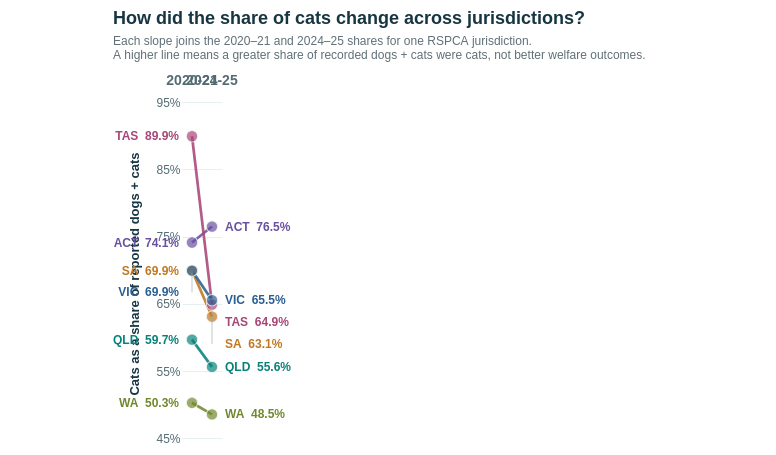

Specify this chart in Vega-Lite:
### Vega-Lite specification from a JSON file in a GitHub repository (floating-point values rounded to 4 significant figures)
{"$schema": "https://vega.github.io/schema/vega-lite/v5.json", "description": "Slopegraph comparing cats percentage of reported RSPCA dog and cat caseload in two financial years across six selected jurisdictions.", "background": "#ffffff", "width": "container", "height": 455, "autosize": {"type": "fit-x", "contains": "padding", "resize": true}, "padding": {"left": 112, "right": 130, "top": 10, "bottom": 10}, "title": {"text": "How did the share of cats change across jurisdictions?", "subtitle": ["Each slope joins the 2020–21 and 2024–25 shares for one RSPCA jurisdiction.", "A higher line means a greater share of recorded dogs + cats were cats, not better welfare outcomes."], "anchor": "start", "font": "Helvetica, Arial, sans-serif", "subtitleFont": "Helvetica, Arial, sans-serif", "fontSize": 18, "subtitleFontSize": 12, "subtitlePadding": 8, "offset": 12}, "data": {"values": [{"state": "ACT", "state_name": "Australian Capital Territory", "financial_year": "2020-21", "year_order": 0, "dogs_count": 617, "cats_count": 1766, "companion_total": 2383, "cat_share_pct": 74.11, "endpoint_label": "ACT  74.1%", "label_y": 74.11}, {"state": "ACT", "state_name": "Australian Capital Territory", "financial_year": "2024-25", "year_order": 1, "dogs_count": 595, "cats_count": 1935, "companion_total": 2530, "cat_share_pct": 76.48, "endpoint_label": "ACT  76.5%", "label_y": 76.48}, {"state": "QLD", "state_name": "Queensland", "financial_year": "2020-21", "year_order": 0, "dogs_count": 7424, "cats_count": 10983, "companion_total": 18407, "cat_share_pct": 59.67, "endpoint_label": "QLD  59.7%", "label_y": 59.67}, {"state": "QLD", "state_name": "Queensland", "financial_year": "2024-25", "year_order": 1, "dogs_count": 6401, "cats_count": 8019, "companion_total": 14420, "cat_share_pct": 55.61, "endpoint_label": "QLD  55.6%", "label_y": 55.61}, {"state": "SA", "state_name": "South Australia", "financial_year": "2020-21", "year_order": 0, "dogs_count": 2257, "cats_count": 5251, "companion_total": 7508, "cat_share_pct": 69.94, "endpoint_label": "SA  69.9%", "label_y": 69.94}, {"state": "SA", "state_name": "South Australia", "financial_year": "2024-25", "year_order": 1, "dogs_count": 1963, "cats_count": 3355, "companion_total": 5318, "cat_share_pct": 63.09, "endpoint_label": "SA  63.1%", "label_y": 59.03}, {"state": "TAS", "state_name": "Tasmania", "financial_year": "2020-21", "year_order": 0, "dogs_count": 109, "cats_count": 971, "companion_total": 1080, "cat_share_pct": 89.91, "endpoint_label": "TAS  89.9%", "label_y": 89.91}, {"state": "TAS", "state_name": "Tasmania", "financial_year": "2024-25", "year_order": 1, "dogs_count": 379, "cats_count": 700, "companion_total": 1079, "cat_share_pct": 64.87, "endpoint_label": "TAS  64.9%", "label_y": 62.28}, {"state": "VIC", "state_name": "Victoria", "financial_year": "2020-21", "year_order": 0, "dogs_count": 3909, "cats_count": 9091, "companion_total": 13000, "cat_share_pct": 69.93, "endpoint_label": "VIC  69.9%", "label_y": 66.69}, {"state": "VIC", "state_name": "Victoria", "financial_year": "2024-25", "year_order": 1, "dogs_count": 2015, "cats_count": 3830, "companion_total": 5845, "cat_share_pct": 65.53, "endpoint_label": "VIC  65.5%", "label_y": 65.53}, {"state": "WA", "state_name": "Western Australia", "financial_year": "2020-21", "year_order": 0, "dogs_count": 718, "cats_count": 726, "companion_total": 1444, "cat_share_pct": 50.28, "endpoint_label": "WA  50.3%", "label_y": 50.28}, {"state": "WA", "state_name": "Western Australia", "financial_year": "2024-25", "year_order": 1, "dogs_count": 975, "cats_count": 920, "companion_total": 1895, "cat_share_pct": 48.55, "endpoint_label": "WA  48.5%", "label_y": 48.55}]}, "encoding": {"x": {"field": "financial_year", "type": "ordinal", "sort": ["2020-21", "2024-25"], "title": null, "axis": {"orient": "top", "labelAngle": 0, "labelFontSize": 14, "labelFontWeight": "bold", "labelPadding": 15, "domain": false, "ticks": false}}, "color": {"field": "state", "type": "nominal", "scale": {"domain": ["ACT", "QLD", "SA", "TAS", "VIC", "WA"], "range": ["#6950A1", "#07827A", "#C07822", "#A84677", "#2B5F91", "#71882E"]}, "legend": null}, "detail": {"field": "state", "type": "nominal"}}, "layer": [{"mark": {"type": "line", "strokeWidth": 2.7, "opacity": 0.88}, "encoding": {"y": {"field": "cat_share_pct", "type": "quantitative", "title": "Cats as a share of reported dogs + cats", "scale": {"domain": [44, 95], "zero": false, "nice": false}, "axis": {"format": ".0f", "values": [45, 55, 65, 75, 85, 95], "labelExpr": "datum.value + '%'", "labelFontSize": 12, "titleFontSize": 13, "grid": true, "gridColor": "#e8eff0", "domain": false, "tickSize": 0, "titlePadding": 14}}, "order": {"field": "year_order", "type": "quantitative"}}}, {"mark": {"type": "point", "filled": true, "size": 130, "stroke": "#ffffff", "strokeWidth": 1.1}, "encoding": {"y": {"field": "cat_share_pct", "type": "quantitative", "title": "Cats as a share of reported dogs + cats", "scale": {"domain": [44, 95], "zero": false, "nice": false}, "axis": {"format": ".0f", "values": [45, 55, 65, 75, 85, 95], "labelExpr": "datum.value + '%'", "labelFontSize": 12, "titleFontSize": 13, "grid": true, "gridColor": "#e8eff0", "domain": false, "tickSize": 0, "titlePadding": 14}}, "tooltip": [{"field": "state_name", "type": "nominal", "title": "Jurisdiction"}, {"field": "financial_year", "type": "nominal", "title": "Financial year"}, {"field": "dogs_count", "type": "quantitative", "title": "Dogs recorded", "format": ","}, {"field": "cats_count", "type": "quantitative", "title": "Cats recorded", "format": ","}, {"field": "companion_total", "type": "quantitative", "title": "Dogs + cats recorded", "format": ","}, {"field": "cat_share_pct", "type": "quantitative", "title": "Cats share (%)", "format": ".1f"}]}}, {"transform": [{"filter": "abs(datum.label_y - datum.cat_share_pct) > 0.12"}], "mark": {"type": "rule", "strokeWidth": 1, "opacity": 0.65}, "encoding": {"y": {"field": "cat_share_pct", "type": "quantitative"}, "y2": {"field": "label_y"}, "color": {"value": "#9aabad"}}}, {"transform": [{"filter": "datum.financial_year == '2020-21'"}], "mark": {"type": "text", "align": "right", "baseline": "middle", "dx": -13, "font": "Helvetica, Arial, sans-serif", "fontSize": 12, "fontWeight": "bold"}, "encoding": {"y": {"field": "label_y", "type": "quantitative"}, "text": {"field": "endpoint_label", "type": "nominal"}}}, {"transform": [{"filter": "datum.financial_year == '2024-25'"}], "mark": {"type": "text", "align": "left", "baseline": "middle", "dx": 13, "font": "Helvetica, Arial, sans-serif", "fontSize": 12, "fontWeight": "bold"}, "encoding": {"y": {"field": "label_y", "type": "quantitative"}, "text": {"field": "endpoint_label", "type": "nominal"}}}], "config": {"font": "Helvetica, Arial, sans-serif", "view": {"stroke": null}, "axis": {"labelFont": "Helvetica, Arial, sans-serif", "titleFont": "Helvetica, Arial, sans-serif", "labelColor": "#536b73", "titleColor": "#173642"}, "title": {"color": "#173642", "subtitleColor": "#607077", "font": "Helvetica, Arial, sans-serif", "subtitleFont": "Helvetica, Arial, sans-serif"}, "legend": {"labelFont": "Helvetica, Arial, sans-serif", "titleFont": "Helvetica, Arial, sans-serif"}}}
